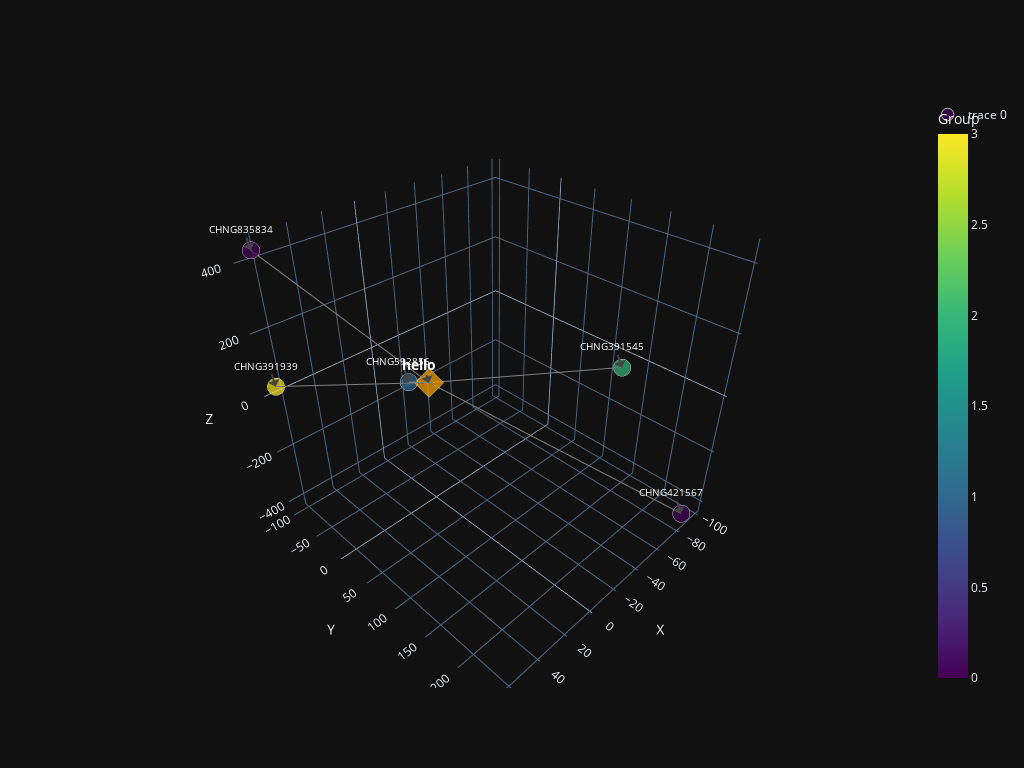

The code cell stored with this chart in its notebook:
### Markdown cell above
### Prepare data for visualization

### Code cell
# Prepare data for visualization
groups = np.argmax(pca_result_50, axis=1)
import plotly.graph_objects as go

points = []

for position, document, metadata, id, distance, group in zip(tsne_pca_results.tolist(), data["documents"], data["metadatas"], data["ids"], data["distances"], groups.tolist()):
    point = {
        'position_x': position[0],
        'position_y': position[1],
        'position_z': position[2],
        'document': document,
        'metadata': metadata,
        'id': id,
        'distance': distance,
        'group': group
    }
    points.append(point)

# Add a point to identify the search
search_point = {
    'position_x': search_vector[0],
    'position_y': search_vector[1],
    'position_z': search_vector[2],
    'document': search_text,
    'metadata': None,
    'id': f'<b style="font-size: 14px">{search_text}</b>',
    'distance': 0,
    'group': 0
}

points.append(search_point)



# Define traces
traces = []

# Add search results trace
traces.append(
    go.Scatter3d(
        x=[point['position_x'] for point in points],
        y=[point['position_y'] for point in points],
        z=[point['position_z'] for point in points],
        mode='markers',
        marker=dict(
            color=[point['group'] if point != search_point else 'orange' for point in points],
            symbol=['circle' if point != search_point else 'diamond' for point in points],
            size=[12] * (len(points) - 1) + [15],
            colorscale='Viridis',
            colorbar=dict(title='Group')
        ),
        customdata=[(point['id'], point['document'], point['group'], point['distance']) for point in points],
        hovertemplate=
            '<b>ID:</b> %{customdata[0]}<br>'
            '<b>Document:</b> %{customdata[1]}<br>'
            '<b>Group:</b> %{customdata[2]}<br>'
            '<b>Distance:</b> %{customdata[3]:.5f}<br>'
            '<extra></extra>',
    )
)

# Add relationships trace
for point in points:
    traces.append(
        go.Scatter3d(x=[search_point['position_x'],point['position_x']],
             y=[search_point['position_y'],point['position_y']],
             z=[search_point['position_z'],point['position_z']],
             name="V0",
             legendgroup="V0",
             showlegend=False,
             mode="lines",
             line=dict(color="grey"))
    )

# Add traces to figure
fig = go.Figure(data=traces)

# Add annotations for ID labels
annotations = []
font_size = 10
for point in points:
    annotation = go.layout.scene.Annotation(
        x=point['position_x'],
        y=point['position_y'],
        z=point['position_z'],
        xanchor='center',
        yanchor='top',
        text=point['id'],
        showarrow=True,
        font=dict(size=font_size, color='white')
    )
    annotations.append(annotation)

# Set plot layout options
fig.update_layout(
    scene=dict(
        xaxis=dict(title='X'),
        yaxis=dict(title='Y'),
        zaxis=dict(title='Z'),
    ),
    width=1024,
    height=768,
    template='plotly_dark',
    scene_annotations=annotations,
)

### Figure 1 — Plotly figure (JSON) as saved in the notebook; plotly's stock layout.template omitted (floating-point values rounded to 4 significant figures)
{"data": [{"customdata": [["CHNG835834", "CHNG835834: Recent deployment on contactbenodeserv for manifest ID contactbenodeserv-062723151411110219", 0, 0.9164], ["CHNG592856", "CHNG592856: Recent deployment on newmariamanagerserv for manifest ID newmariamanagerserv-062723151411108037", 1, 0.9241], ["CHNG391939", "CHNG391939: Recent deployment on newmariamanagerserv for manifest ID newmariamanagerserv-062723151411112058", 3, 0.927], ["CHNG391545", "CHNG391545: Recent deployment on newmariamanagerserv for manifest ID newmariamanagerserv-062723151411111518", 2, 0.9301], ["CHNG421567", "CHNG421567: Recent deployment on contactbenodeserv for manifest ID contactbenodeserv-062723151411111772", 0, 0.9311], ["<b style=\"font-size: 14px\">hello</b>", "hello", 0, 0]], "hovertemplate": "<b>ID:</b> %{customdata[0]}<br><b>Document:</b> %{customdata[1]}<br><b>Group:</b> %{customdata[2]}<br><b>Distance:</b> %{customdata[3]:.2f}<br><extra></extra>", "marker": {"color": [0, 1, 3, 2, 0, "orange"], "colorbar": {"title": {"text": "Group"}}, "colorscale": [[0, "#440154"], [0.1111, "#482878"], [0.2222, "#3e4989"], [0.3333, "#31688e"], [0.4444, "#26828e"], [0.5556, "#1f9e89"], [0.6667, "#35b779"], [0.7778, "#6ece58"], [0.8889, "#b5de2b"], [1, "#fde725"]], "size": [12, 12, 12, 12, 12, 15], "symbol": ["circle", "circle", "circle", "circle", "circle", "diamond"]}, "mode": "markers", "type": "scatter3d", "x": [63.86, 8.742, 65.22, -97.89, -89.01, 0.03064], "y": [-93.29, -13.94, -96.9, 120.4, 242.5, -0.00623], "z": [435.3, 7.36, 34.12, -44.78, -417.3, -0.002122]}, {"legendgroup": "V0", "line": {"color": "grey"}, "mode": "lines", "name": "V0", "showlegend": false, "type": "scatter3d", "x": [0.03064, 63.86], "y": [-0.00623, -93.29], "z": [-0.002122, 435.3]}, {"legendgroup": "V0", "line": {"color": "grey"}, "mode": "lines", "name": "V0", "showlegend": false, "type": "scatter3d", "x": [0.03064, 8.742], "y": [-0.00623, -13.94], "z": [-0.002122, 7.36]}, {"legendgroup": "V0", "line": {"color": "grey"}, "mode": "lines", "name": "V0", "showlegend": false, "type": "scatter3d", "x": [0.03064, 65.22], "y": [-0.00623, -96.9], "z": [-0.002122, 34.12]}, {"legendgroup": "V0", "line": {"color": "grey"}, "mode": "lines", "name": "V0", "showlegend": false, "type": "scatter3d", "x": [0.03064, -97.89], "y": [-0.00623, 120.4], "z": [-0.002122, -44.78]}, {"legendgroup": "V0", "line": {"color": "grey"}, "mode": "lines", "name": "V0", "showlegend": false, "type": "scatter3d", "x": [0.03064, -89.01], "y": [-0.00623, 242.5], "z": [-0.002122, -417.3]}, {"legendgroup": "V0", "line": {"color": "grey"}, "mode": "lines", "name": "V0", "showlegend": false, "type": "scatter3d", "x": [0.03064, 0.03064], "y": [-0.00623, -0.00623], "z": [-0.002122, -0.002122]}], "layout": {"height": 768, "scene": {"annotations": [{"font": {"color": "white", "size": 10}, "showarrow": true, "text": "CHNG835834", "x": 63.86, "xanchor": "center", "y": -93.29, "yanchor": "top", "z": 435.3}, {"font": {"color": "white", "size": 10}, "showarrow": true, "text": "CHNG592856", "x": 8.742, "xanchor": "center", "y": -13.94, "yanchor": "top", "z": 7.36}, {"font": {"color": "white", "size": 10}, "showarrow": true, "text": "CHNG391939", "x": 65.22, "xanchor": "center", "y": -96.9, "yanchor": "top", "z": 34.12}, {"font": {"color": "white", "size": 10}, "showarrow": true, "text": "CHNG391545", "x": -97.89, "xanchor": "center", "y": 120.4, "yanchor": "top", "z": -44.78}, {"font": {"color": "white", "size": 10}, "showarrow": true, "text": "CHNG421567", "x": -89.01, "xanchor": "center", "y": 242.5, "yanchor": "top", "z": -417.3}, {"font": {"color": "white", "size": 10}, "showarrow": true, "text": "<b style=\"font-size: 14px\">hello</b>", "x": 0.03064, "xanchor": "center", "y": -0.00623, "yanchor": "top", "z": -0.002122}], "xaxis": {"title": {"text": "X"}}, "yaxis": {"title": {"text": "Y"}}, "zaxis": {"title": {"text": "Z"}}}, "width": 1024}}
